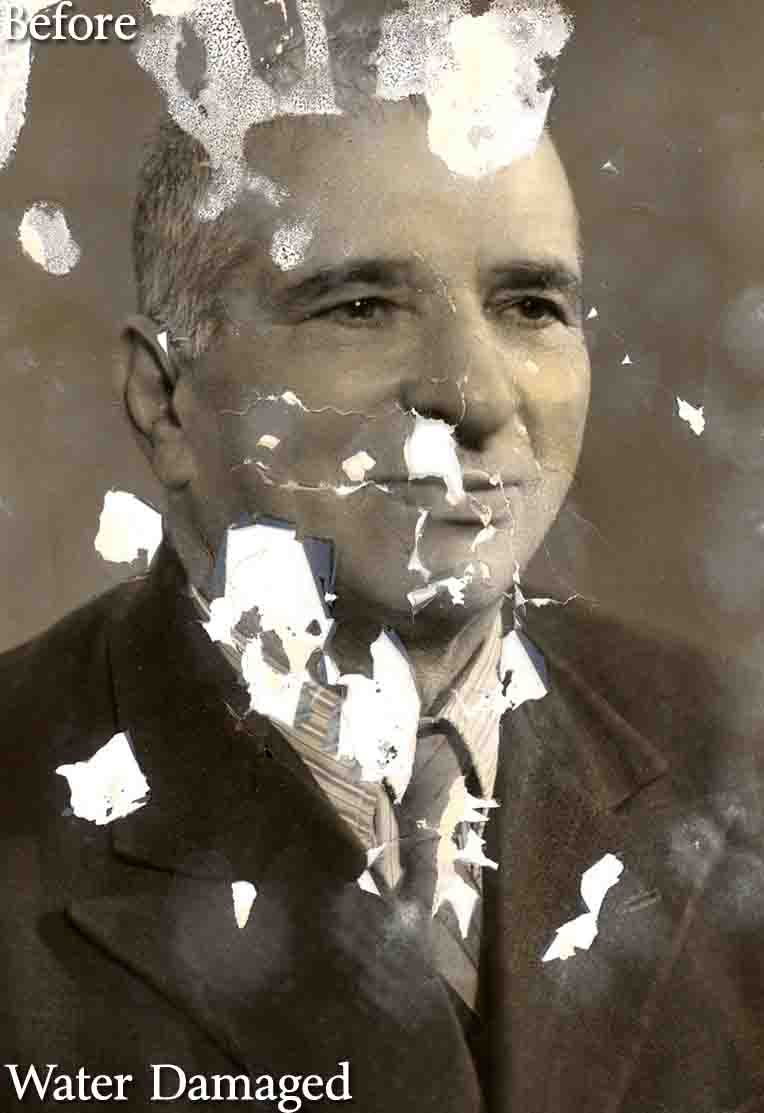
#> input picture opencv/test.jpg, 764 x 1113 px, found by its file name
$ python photo.py   (older library calls are emulated)
#> lines starting #> are read from the running program, lines starting #| are printed output that depends on the picture; after the words box and inside, x2 and y2 are one past the last pixel; in counts of white or black regions, pixels touching at a corner belong together
import cv2
import numpy as np
import plotly.io as pio
import plotly.express as px
import plotly.graph_objects as go
import os


pio.renderers.default = "browser"


# Read and show image
df=cv2.imread('C:/Users/mayij/Desktop/DOC/GITHUB/MLGH/opencv/test.jpg')
#> df is the input picture: shape (1113, 764, 3); mean B, G, R 91.7, 105.3, 115.3
# cv2.imshow('original',df)


# Resize the image, frame and live video
def rescale(frame,scale=0.75):
    width=int(frame.shape[1]*scale)
    height=int(frame.shape[0]*scale)
    dim=(width,height)
    return cv2.resize(frame,dim,interpolation=cv2.INTER_AREA)
# cv2.imshow('rescale',rescale(df,0.1))


# Create blank image
blank=np.zeros((500,500,3),dtype='uint8')
# cv2.imshow('Blank',blank)

# Add green square to blank image
blank[200:300,300:400]=0,255,0
# cv2.imshow('Square',blank)

# Add rectangle
# cv2.rectangle(blank,(0,0),(250,250),(0,255,0),thickness=3) # width 3 px
# cv2.rectangle(blank,(0,0),(250,250),(0,255,0),cv2.FILLED) # fill rectangle
cv2.rectangle(blank,(0,0),(250,250),(0,255,0),-1) # fill rectangle
# cv2.imshow('Rectangle',blank)

# Add circle
cv2.circle(blank,(blank.shape[1]//2,blank.shape[0]//2),40,(0,0,255),thickness=3)
# cv2.imshow('Circle',blank)

# Add line
cv2.line(blank,(0,0),(blank.shape[1]//2,blank.shape[0]//2),(255,0,255),thickness=3)
# cv2.imshow('Line',blank)

# Add text
cv2.putText(blank,'Hello World',(225,225),cv2.FONT_HERSHEY_TRIPLEX,1,(255,255,0),2)
# cv2.imshow('Text',blank)


# Convert to grayscale
gray=cv2.cvtColor(df,cv2.COLOR_BGR2GRAY)
# cv2.imshow('Gray',gray)

# Blur
blur=cv2.GaussianBlur(df,ksize=(7,7),sigmaX=cv2.BORDER_DEFAULT) # Kernel size best be odd
# cv2.imshow('Blur',blur)

# Edge Cascade
canny=cv2.Canny(blur,threshold1=125,threshold2=175)
#> canny: shape (1113, 764); 1.2% white in thin lines or dots
# cv2.imshow('Canny',canny)

# Dilation
dilated=cv2.dilate(canny,kernel=(7,7),iterations=3)
#> dilated: shape (1113, 764); 3% white; 135 white regions (14 under 20 px), largest, box (x1, y1, x2, y2) and area: (466, 610, 547, 892) 1128, (55, 733, 149, 828) 1018, (187, 1073, 255, 1105) 945
# cv2.imshow('Dilation',dilated)

# Eroding
eroded=cv2.erode(dilated,kernel=(7,7),iterations=3)
#> eroded: shape (1113, 764); 1.3% white in thin lines or dots
# cv2.imshow('Eroding',eroded)

# Resize
resized=cv2.resize(df,(1500,1500),interpolation=cv2.INTER_CUBIC)
# cv2.imshow('INTER_CUBIC',resized)
resized=cv2.resize(df,(1500,1500),interpolation=cv2.INTER_LINEAR)
# cv2.imshow('INTER_LINEAR',resized)
resized=cv2.resize(df,(1500,1500),interpolation=cv2.INTER_AREA)
# cv2.imshow('INTER_AREA',resized)

# Crop
cropped=df[50:200,200:400]
# cv2.imshow('Crop',cropped)


# Translation
def translate(img,x,y):
#> called with x = -100, y = 100
    transMat=np.float32([[1,0,x],[0,1,y]])
    dim=(img.shape[1],img.shape[0])
#> dim = (764, 1113)
    return cv2.warpAffine(img,transMat,dim)
# x<0: left; x>0:right; y<0:up; y>0:down
trans=translate(df,-100,100)
# cv2.imshow('Translated',trans)

# Rotation
def rotate(img,angle,roPoint=None):
#> called with angle = 30
    (height,width)=img.shape[:2]
#> height = 1113; width = 764
    if roPoint is None:
        rotPoint=(width//2,height//2)
#> rotPoint = (382, 556)
    rotMat=cv2.getRotationMatrix2D(rotPoint,angle,1)
    dim=(width,height)
#> dim = (764, 1113)
    return cv2.warpAffine(img,rotMat,dim)
rot=rotate(df,30)
# cv2.imshow('Rotated',rot)
# Limited alternative
rot=cv2.rotate(df,cv2.cv2.ROTATE_90_CLOCKWISE)
# cv2.imshow('Rotated',rot)

# Flipping
flip=cv2.flip(df,-1)
# 0:verticle; 1:horizontal; -1:both
# cv2.imshow('Flipped',flip)


# Contour Detection
blank=np.zeros(df.shape,dtype='uint8')
gray=cv2.cvtColor(df,cv2.COLOR_BGR2GRAY)
# blur=cv2.GaussianBlur(gray,(5,5),cv2.BORDER_DEFAULT)
# canny=cv2.Canny(blur,125,175)
ret,thresh=cv2.threshold(gray,125,255,cv2.THRESH_BINARY) # Binarizing the image
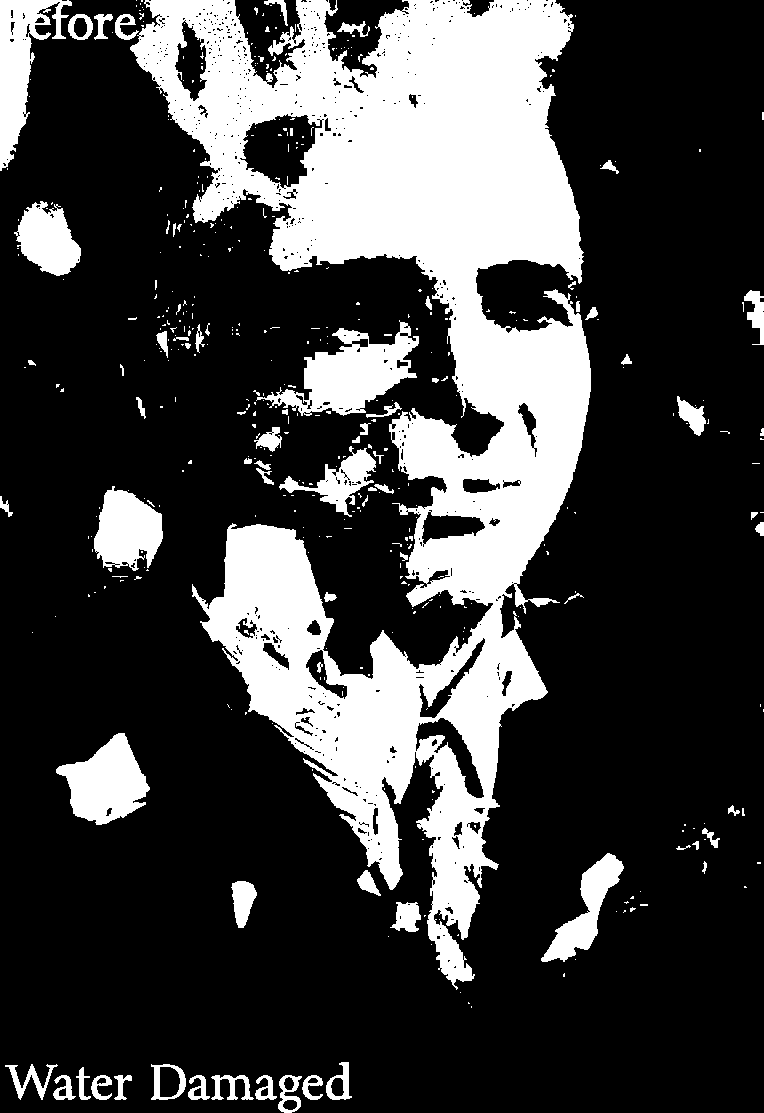
#> thresh: shape (1113, 764); 25.4% white; 443 white regions (367 under 20 px)
contours,hierarchies=cv2.findContours(thresh,cv2.RETR_LIST,cv2.CHAIN_APPROX_SIMPLE)
#> contours = 1123 contours, 996 with area under 20; largest, box (x1, y1, x2, y2) and area: (130, 0, 591, 990) 184438, (256, 320, 419, 416) 6674, (0, 0, 72, 171) 4900, (56, 733, 150, 825) 4881, (239, 113, 323, 189) 3942
cv2.drawContours(blank,contours,-1,(0,255,0),1)
#> blank: shape (1113, 764, 3)
# [8 lines of commented-out code are left out]
grey=cv2.cvtColor(df,cv2.COLOR_BGR2GRAY)
# cv2.imshow('Grey',grey)
# BGR to HSV
hsv=cv2.cvtColor(df,cv2.COLOR_BGR2HSV)
#> hsv: shape (1113, 764, 3); mean H, S, V 17.8, 69.5, 115.4
# cv2.imshow('HSV',hsv)
# BGR to LAB
lab=cv2.cvtColor(df,cv2.COLOR_BGR2LAB)
#> lab: shape (1113, 764, 3); mean of channels 0, 1, 2 111.9, 129.7, 137.3
# cv2.imshow('Lab',lab)
# BGT to RGB
rgb=cv2.cvtColor(df,cv2.COLOR_BGR2RGB)
# cv2.imshow('RGB',rgb)
# HSV to BGR
bgr=cv2.cvtColor(hsv,cv2.COLOR_HSV2BGR)
# cv2.imshow('BGR',bgr)

# Color channel
# Split
b,g,r=cv2.split(df)
# cv2.imshow('B',b) # grayscale
# cv2.imshow('G',g)
# cv2.imshow('R',r)
# Merge
merged=cv2.merge([b,g,r])
# cv2.imshow('Merged',merged)
# Actual blue
blank=np.zeros(df.shape[:2],dtype='uint8')
blue=cv2.merge([b,blank,blank])
# cv2.imshow('Blue',blue)


# Blurring & Smoothing
# Averaging
avg=cv2.blur(df,ksize=(7,7))
# cv2.imshow('Averaging',avg)
# Gaussian (more natural)
gaus=cv2.GaussianBlur(df,(7,7),0)
# cv2.imshow('Gaussian',gaus)
# Median
med=cv2.medianBlur(df,7)
# cv2.imshow('Median',med)
# Bilateral
bilat=cv2.bilateralFilter(df,7,35,25)
# cv2.imshow('Bilateral',bilat)


# Bitwise operators
blank=np.zeros((500,500),dtype='uint8')
rect=cv2.rectangle(blank.copy(),(100,100),(400,400),255,-1)
# cv2.imshow('Rectangle',rect)
circ=cv2.circle(blank.copy(),(250,250),200,255,-1)
# cv2.imshow('Circle',circ)
# AND (intersection)
btwand=cv2.bitwise_and(rect,circ)
# cv2.imshow('Bitwise AND',btwand)
# OR (Union)
btwor=cv2.bitwise_or(rect,circ)
# cv2.imshow('Bitwise OR',btwor)
# XOR (Complement)
btwxor=cv2.bitwise_xor(rect,circ)
# cv2.imshow('Bitwise XOR',btwxor)
# NOT (Reverse)
btwnot=cv2.bitwise_not(rect)
# cv2.imshow('Bitwise NOT',btwnot)


# Masking
blank=np.zeros(df.shape[:2],dtype='uint8')
circ=cv2.circle(blank.copy(),(df.shape[1]//2,df.shape[0]//2),100,255,-1)
rect=cv2.rectangle(blank.copy(),(100,100),(df.shape[1]//2,df.shape[0]//2),255,-1)
mask=cv2.bitwise_xor(rect,circ)
#> rect: shape (1113, 764); 15.2% white; 1 white region, box (x1, y1, x2, y2) and area: (100, 100, 383, 557) 129331
# cv2.imshow('Mask',mask)
masked=cv2.bitwise_and(df,df,mask=mask)
# cv2.imshow('Masked',masked)

# Histogram
# Grey
grey=cv2.cvtColor(df,cv2.COLOR_BGR2GRAY)
# cv2.imshow('Grey',grey)
blank=np.zeros(df.shape[:2],dtype='uint8')
mask=cv2.circle(blank.copy(),(df.shape[1]//2,df.shape[0]//2),100,255,-1)
masked=cv2.bitwise_and(grey,grey,mask=mask)
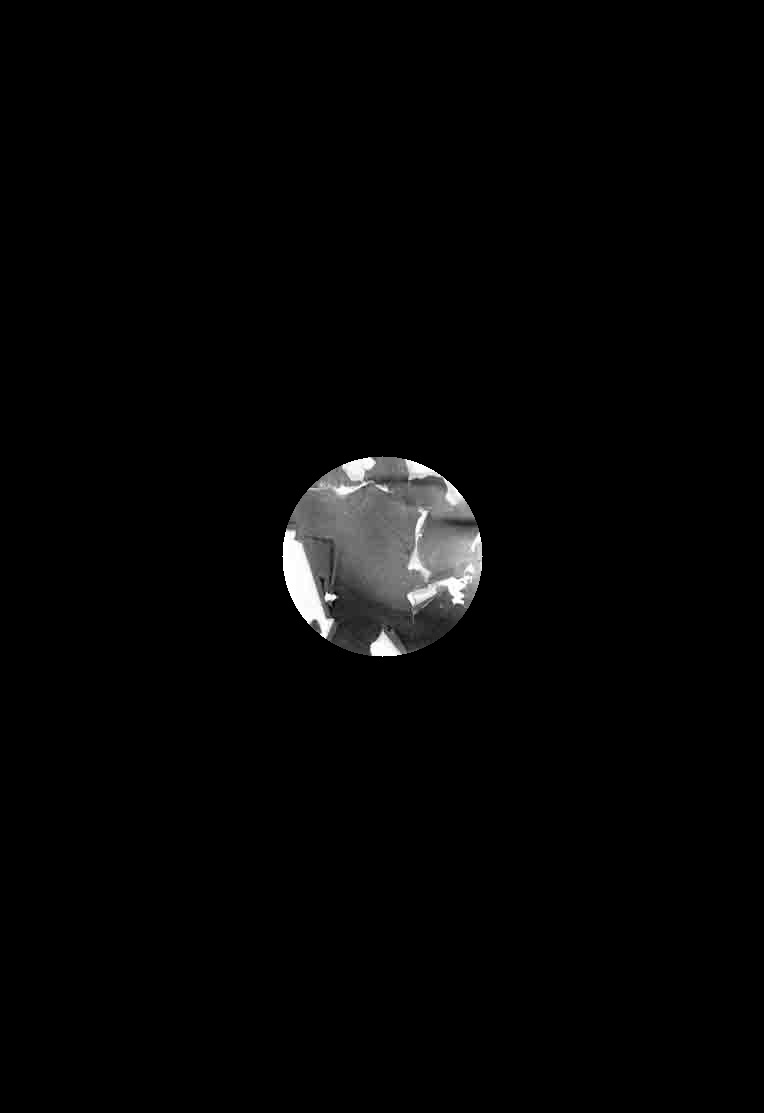
#> masked: shape (1113, 764); min 0, max 255, mean 4.7
# cv2.imshow('Masked',masked)
greyhist=cv2.calcHist([df],channels=[0],mask=mask,histSize=[256],ranges=[0,256])
#> greyhist = 256 values, max 755 at index 255, min 0 at index 2, mean 122.7
fig=px.line(greyhist)
# fig.show()

# Color
fig=go.Figure()
colors=('blue','green','red')
for i,col in enumerate(colors):
    hist=cv2.calcHist([df],channels=[i],mask=mask,histSize=[256],ranges=[0,256])
    fig=fig.add_trace(go.Scatter(x=list(range(0,256)),
                                 y=[x[0] for x in hist],
                                 mode='lines',
                                 line_color=col))
# fig.show()


# Thresholding
# Simple
grey=cv2.cvtColor(df,cv2.COLOR_BGR2GRAY)
threshold,thresh=cv2.threshold(grey,thresh=150,maxval=255,type=cv2.THRESH_BINARY)
#> thresh: shape (1113, 764); 20.4% white; 259 white regions (193 under 20 px), largest, box (x1, y1, x2, y2) and area: (270, 0, 590, 606) 81974, (192, 524, 547, 939) 42943, (136, 0, 348, 222) 17021
# cv2.imshow('Simple Threshold',thresh)

# Inverse
threshold,threshiv=cv2.threshold(grey,thresh=150,maxval=255,type=cv2.THRESH_BINARY_INV)
# cv2.imshow('Simple Threshold Inverse',threshiv)

# Adaptive
adaptthresh=cv2.adaptiveThreshold(grey,maxValue=255,adaptiveMethod=cv2.ADAPTIVE_THRESH_MEAN_C,thresholdType=cv2.THRESH_BINARY,blockSize=11,C=3)
#> adaptthresh: shape (1113, 764); 77.1% white; 4120 black regions (2733 under 20 px), largest, box (x1, y1, x2, y2) and area: (380, 0, 602, 1052) 25777, (292, 360, 571, 528) 6093, (190, 496, 385, 701) 5153
# cv2.imshow('Adaptive Threshold Mean',adaptthresh)

# Adaptive Inverse
adaptthreshinv=cv2.adaptiveThreshold(grey,maxValue=255,adaptiveMethod=cv2.ADAPTIVE_THRESH_GAUSSIAN_C,thresholdType=cv2.THRESH_BINARY_INV,blockSize=11,C=3)
#> adaptthreshinv: shape (1113, 764); 16.9% white in thin lines or dots
# cv2.imshow('Adaptive Threshold Gaussian Inverse',adaptthreshinv)


# Edge Detection
# Laplacian
grey=cv2.cvtColor(df,cv2.COLOR_BGR2GRAY)
lap=cv2.Laplacian(grey,ddepth=cv2.CV_64F)
lap=np.uint8(np.absolute(lap))
# cv2.imshow('Laplacian',lap)

# Sobel
sobelx=cv2.Sobel(grey,ddepth=cv2.CV_64F,dx=1,dy=0)
sobely=cv2.Sobel(grey,ddepth=cv2.CV_64F,dx=0,dy=1)
combinesobel=cv2.bitwise_or(sobelx,sobely)
# cv2.imshow('Sobel X',sobelx)
# cv2.imshow('Sobel Y',sobely)
# cv2.imshow('Combined Sobel',combinesobel)

# Canny
canny=cv2.Canny(df,threshold1=150,threshold2=175)
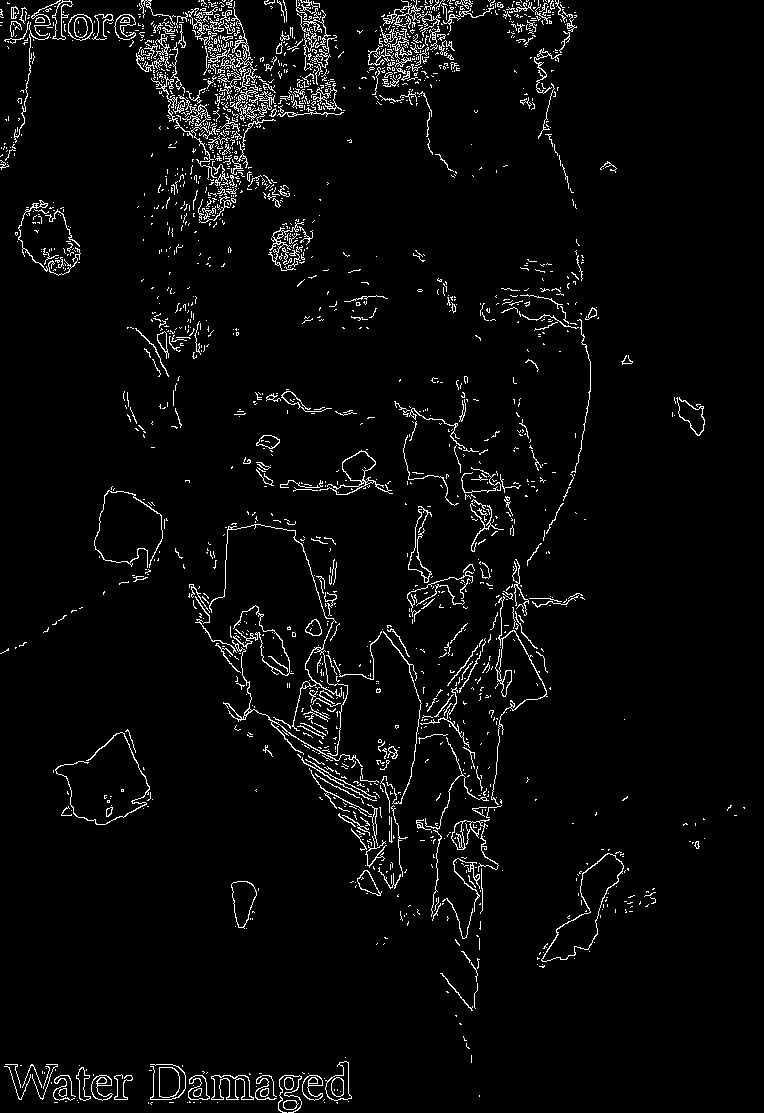
#> canny: shape (1113, 764); 3.7% white in thin lines or dots
# cv2.imshow('Canny',canny)


# Face Detection
# Haar Cascade (Not advanced enough)
grey=cv2.cvtColor(df,cv2.COLOR_BGR2GRAY)
haar=cv2.CascadeClassifier('C:/Users/mayij/Desktop/DOC/GITHUB/MLGH/opencv/haarcascade_frontalface_default.xml')
faces=haar.detectMultiScale(grey,scaleFactor=1.1,minNeighbors=4)
#> faces = [[199, 118, 485, 485]]
# print(len(faces))
for (x,y,w,h) in faces:
    cv2.rectangle(df,(x,y),(x+w,y+h),(0,255,0),thickness=2)
#> this loop made 1 pass
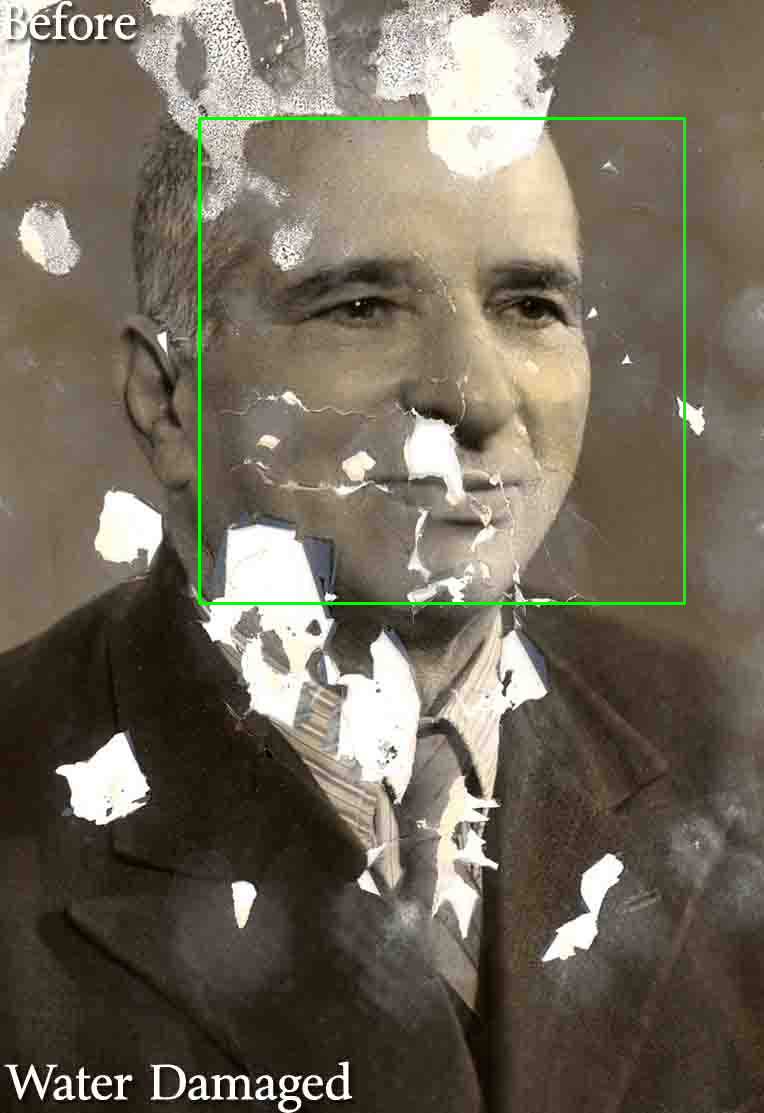
#> df: shape (1113, 764, 3); 0.68% of pixels changed, all inside (x1, y1, x2, y2) = (198, 117, 686, 605)
resized=cv2.resize(df,(500,500),interpolation=cv2.INTER_CUBIC)
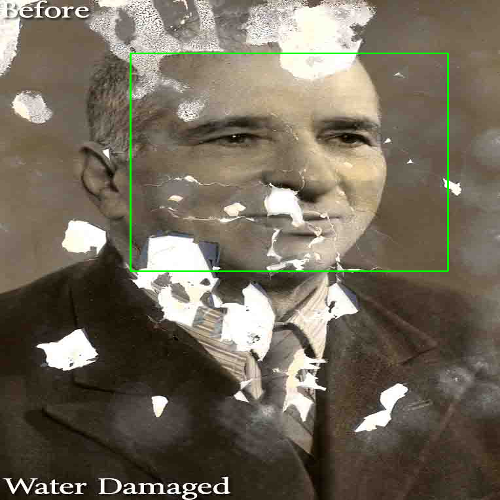
#> resized: shape (500, 500, 3); mean B, G, R 90.9, 106.2, 114.3
# cv2.imshow('Face',resized)


# Face Recognition
# Local Binary Patterns Histogram (Not advanced enough)
# Train
path='C:/Users/mayij/Desktop/DOC/GITHUB/MLGH/opencv/'
people=['BP','CH']
haar=cv2.CascadeClassifier('C:/Users/mayij/Desktop/DOC/GITHUB/MLGH/opencv/haarcascade_frontalface_default.xml')
features=[]
labels=[]
def createtrain():
    for person in people:
        label=people.index(person)
#> (the run stopped early here; a loop or call above may not have finished)
